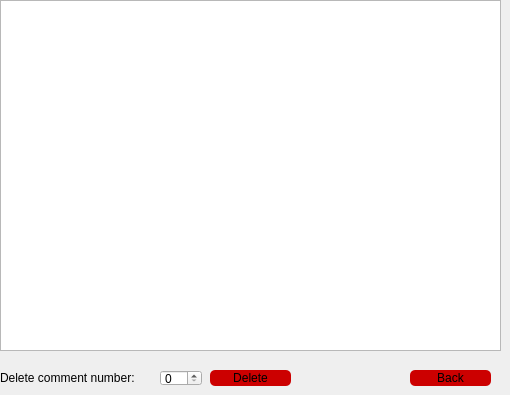
            <widget class="QWidget" name="page_13">
             <widget class="QTableView" name="tableView_7">
              <property name="geometry">
               <rect>
                <x>0</x>
                <y>0</y>
                <width>501</width>
                <height>351</height>
               </rect>
              </property>
             </widget>
             <widget class="QLabel" name="label_17">
              <property name="geometry">
               <rect>
                <x>0</x>
                <y>370</y>
                <width>141</width>
                <height>16</height>
               </rect>
              </property>
              <property name="text">
               <string>Delete comment number:</string>
              </property>
             </widget>
             <widget class="QSpinBox" name="spinBox_5">
              <property name="geometry">
               <rect>
                <x>160</x>
                <y>370</y>
                <width>42</width>
                <height>16</height>
               </rect>
              </property>
              <property name="maximum">
               <number>1000000</number>
              </property>
             </widget>
             <widget class="QPushButton" name="delete_5">
              <property name="geometry">
               <rect>
                <x>210</x>
                <y>370</y>
                <width>81</width>
                <height>16</height>
               </rect>
              </property>
              <property name="styleSheet">
               <string notr="true">QPushButton{
	color: rgb(0, 0, 0);
	background-color: rgb(204, 0, 0);
   	border-radius:5px;
}
QPushButton:hover{
	color: rgb(255, 255, 255);
}
QPushButton:pressed{
	background-color: rgb(255, 255, 255);
}
</string>
              </property>
              <property name="text">
               <string>Delete</string>
              </property>
              <property name="icon">
               <iconset resource="image.qrc">
                <normaloff>:/icons/icons/delete.png</normaloff>:/icons/icons/delete.png</iconset>
              </property>
             </widget>
             <widget class="QPushButton" name="back_4">
              <property name="geometry">
               <rect>
                <x>410</x>
                <y>370</y>
                <width>81</width>
                <height>16</height>
               </rect>
              </property>
              <property name="styleSheet">
               <string notr="true">QPushButton{
	color: rgb(0, 0, 0);
	background-color: rgb(204, 0, 0);
   	border-radius:5px;
}
QPushButton:hover{
	color: rgb(255, 255, 255);
}
QPushButton:pressed{
	background-color: rgb(255, 255, 255);
}
</string>
              </property>
              <property name="text">
               <string>Back</string>
              </property>
              <property name="icon">
               <iconset resource="image.qrc">
                <normaloff>:/icons/icons/back.png</normaloff>:/icons/icons/back.png</iconset>
              </property>
             </widget>
            </widget>
